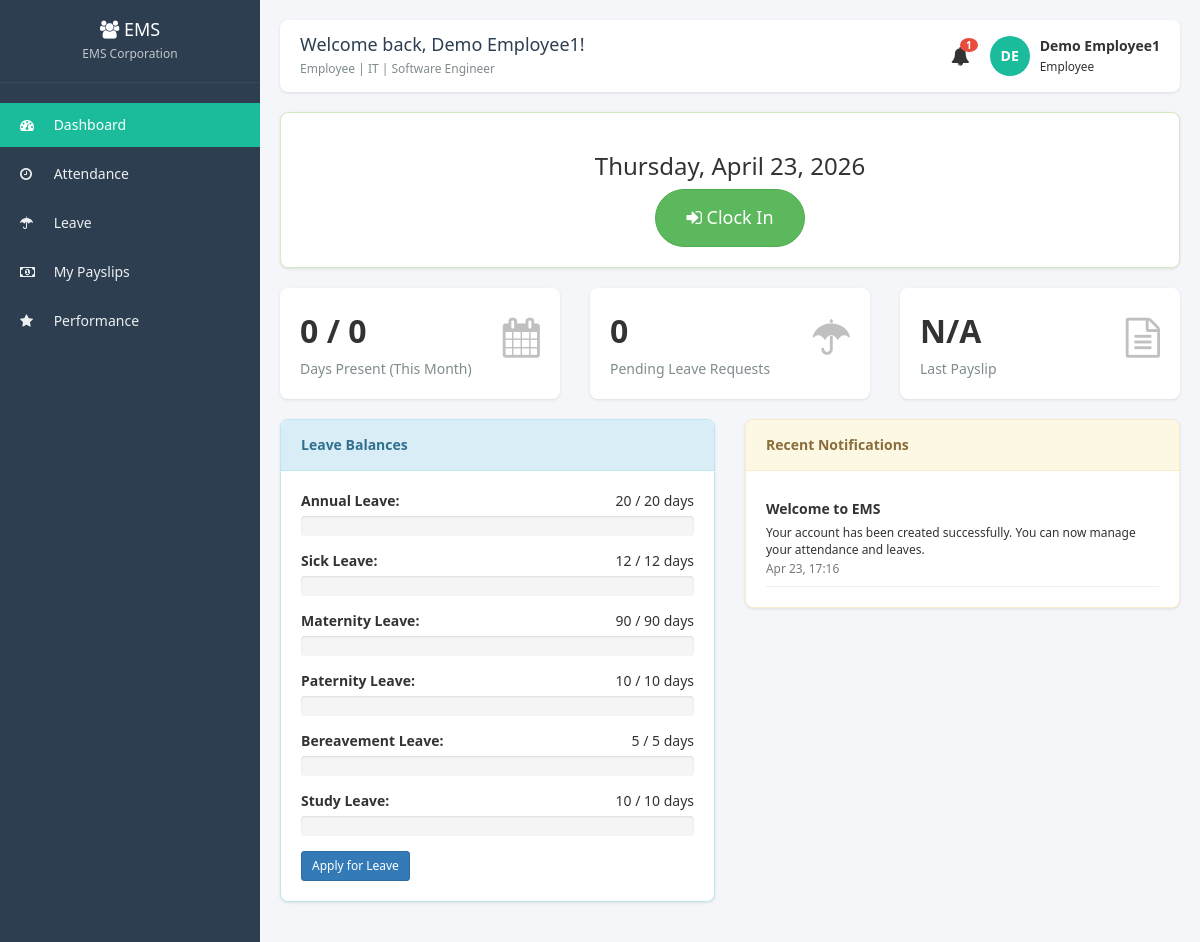
Page /dashboard.php (signed in) on the committed database.
### tables this page shows
CREATE TABLE IF NOT EXISTS leave_balances (
    balance_id INT AUTO_INCREMENT PRIMARY KEY,
    user_id INT NOT NULL,
    leave_type_id INT NOT NULL,
    year INT NOT NULL,
    total_days INT DEFAULT 0,
    used_days INT DEFAULT 0,
    remaining_days INT DEFAULT 0,
    carried_over INT DEFAULT 0,
    FOREIGN KEY (user_id) REFERENCES users(user_id),
    FOREIGN KEY (leave_type_id) REFERENCES leave_types(leave_type_id),
    UNIQUE KEY unique_balance (user_id, leave_type_id, year)
);

CREATE TABLE IF NOT EXISTS leave_types (
    leave_type_id INT AUTO_INCREMENT PRIMARY KEY,
    name VARCHAR(50) NOT NULL,
    description TEXT,
    days_per_year INT DEFAULT 0,
    is_paid BOOLEAN DEFAULT TRUE,
    requires_approval BOOLEAN DEFAULT TRUE,
    requires_document BOOLEAN DEFAULT FALSE,
    gender_restriction ENUM('all', 'male', 'female') DEFAULT 'all'
);

CREATE TABLE IF NOT EXISTS notifications (
    notification_id INT AUTO_INCREMENT PRIMARY KEY,
    user_id INT NOT NULL,
    type VARCHAR(50),
    title VARCHAR(255),
    message TEXT,
    is_read BOOLEAN DEFAULT FALSE,
    created_at DATETIME DEFAULT CURRENT_TIMESTAMP,
    link VARCHAR(255),
    FOREIGN KEY (user_id) REFERENCES users(user_id)
);

### dashboard.php (the view, shortened to what the rows shown need)
<?php
require_once 'config.php';
$user_id = $_SESSION['user_id'];
$role = $_SESSION['role'];
$today = date('Y-m-d');
$current_month = date('m');
$current_year = date('Y');
$notifications = $conn->query("SELECT * FROM notifications WHERE user_id = $user_id ORDER BY created_at DESC LIMIT 10");
if ($role == 'admin') {
    $total_employees = $conn->query("SELECT COUNT(*) as count FROM users WHERE role = 'employee'")->fetch_assoc()['count'];
    $active_employees = $conn->query("SELECT COUNT(*) as count FROM users WHERE role = 'employee' AND is_active = 1")->fetch_assoc()['count'];
    $inactive_employees = $total_employees - $active_employees;
    $today_present = $conn->query("SELECT COUNT(*) as count FROM attendance WHERE date = '$today' AND status = 'present'")->fetch_assoc()['count'];
    $today_late = $conn->query("SELECT COUNT(*) as count FROM attendance WHERE date = '$today' AND status = 'late'")->fetch_assoc()['count'];
    $today_absent = $conn->query("SELECT COUNT(*) as count FROM attendance WHERE date = '$today' AND status = 'absent'")->fetch_assoc()['count'];
    $pending_leaves = $conn->query("SELECT COUNT(*) as count FROM leave_applications WHERE status = 'pending'")->fetch_assoc()['count'];
    $payroll_processed = $conn->query("SELECT COUNT(*) as count FROM payroll WHERE month = $current_month AND year = $current_year AND status = 'paid'")->fetch_assoc()['count'];
    $total_employees_count = $conn->query("SELECT COUNT(*) as count FROM users WHERE role = 'employee' AND is_active = 1")->fetch_assoc()['count'];
    $payroll_pending = $total_employees_count - $payroll_processed;
    $recent_leaves = $conn->query("
        SELECT la.*, u.first_name, u.last_name, lt.name as leave_type_name
        FROM leave_applications la
        JOIN users u ON la.user_id = u.user_id
        JOIN leave_types lt ON la.leave_type_id = lt.leave_type_id
        WHERE la.status = 'pending'
        ORDER BY la.applied_date DESC
        LIMIT 5
    ");
    $activities = $conn->query("
        SELECT al.*, u.first_name, u.last_name
        FROM activity_logs al
        LEFT JOIN users u ON al.user_id = u.user_id
        ORDER BY al.created_at DESC
        LIMIT 10
    ");
} else {
    $leave_balances = $conn->query("
        SELECT lb.*, lt.name as leave_type_name, lt.days_per_year
        FROM leave_balances lb
        JOIN leave_types lt ON lb.leave_type_id = lt.leave_type_id
        WHERE lb.user_id = $user_id AND lb.year = $current_year
    ");
    $pending_leaves = $conn->query("
        SELECT COALESCE(COUNT(*), 0) as count
        FROM leave_applications
        WHERE user_id = $user_id AND status = 'pending'
    ")->fetch_assoc()['count'];
}
?>
<!DOCTYPE html>
<html lang="en">
<head>
    <link rel="stylesheet" type="text/css" href="css/bootstrap.css">
    <link rel="stylesheet" href="https://cdnjs.cloudflare.com/ajax/libs/font-awesome/4.7.0/css/font-awesome.min.css">
</head>
<body>
    <div class="main-content">
        <?php if ($role == 'admin'): ?>
        <div class="row">
            <div class="col-md-3">
                <div class="stat-card">
                    <div class="stat-icon"><i class="fa fa-users"></i></div>
                    <div class="stat-number"><?php echo $total_employees ?? 0; ?></div>
                    <div class="stat-label">Total Employees</div>
                    <small>Active: <?php echo $active_employees ?? 0; ?> | Inactive: <?php echo $inactive_employees ?? 0; ?></small>
                </div>
            </div>
            <div class="col-md-3">
                <div class="stat-card">
                    <div class="stat-icon"><i class="fa fa-clock-o"></i></div>
                    <div class="stat-number"><?php echo ($today_present ?? 0) . ' / ' . ($total_employees ?? 0); ?></div>
                    <div class="stat-label">Present Today</div>
                    <small>Late: <?php echo $today_late ?? 0; ?> | Absent: <?php echo $today_absent ?? 0; ?></small>
                </div>
            </div>
            <div class="col-md-3">
                <div class="stat-card">
                    <div class="stat-icon"><i class="fa fa-calendar-check-o"></i></div>
                    <div class="stat-number"><?php echo $pending_leaves ?? 0; ?></div>
                    <div class="stat-label">Pending Leave Requests</div>
                </div>
            </div>
            <div class="col-md-3">
                <div class="stat-card">
                    <div class="stat-icon"><i class="fa fa-money"></i></div>
                    <div class="stat-number"><?php echo ($payroll_processed ?? 0) . ' / ' . (($payroll_processed ?? 0) + ($payroll_pending ?? 0)); ?></div>
                    <div class="stat-label">Payroll Processed</div>
                </div>
            </div>
        </div>
        <div class="row">
            <div class="col-md-6">
                <div class="panel panel-primary">
                    <div class="panel-heading">Pending Leave Requests</div>
                    <div class="panel-body">
                        <?php if ($recent_leaves && $recent_leaves->num_rows > 0): ?>
                            <table class="table table-bordered">
                                <thead>
                                    <tr><th>Employee</th><th>Leave Type</th><th>Duration</th><th>Days</th><th>Action</th></tr>
                                </thead>
                                <tbody>
                                    <?php while($leave = $recent_leaves->fetch_assoc()): ?>
                                    <tr>
                                        <td><?php echo htmlspecialchars($leave['first_name'] . ' ' . $leave['last_name']); ?></td>
                                        <td><?php echo htmlspecialchars($leave['leave_type_name']); ?></td>
                                        <td><?php echo date('M d', strtotime($leave['start_date'])) . ' - ' . date('M d', strtotime($leave['end_date'])); ?></td>
                                        <td><?php echo $leave['total_days']; ?></td>
                                        <td><a href="leave_approve.php?id=<?php echo $leave['leave_id']; ?>" class="btn btn-xs btn-primary">Review</a></td>
                                    </tr>
                                    <?php endwhile; ?>
                                </tbody>
                            </table>
                        <?php else: ?>
                            <p>No pending leave requests.</p>
                        <?php endif; ?>
                    </div>
                </div>
            </div>
            <div class="col-md-6">
                <div class="panel panel-info">
                    <div class="panel-heading">Recent Activity Log</div>
                    <div class="panel-body" style="max-height: 300px; overflow-y: auto;">
                        <?php if ($activities && $activities->num_rows > 0): ?>
                            <?php while($log = $activities->fetch_assoc()): ?>
                                <div style="border-bottom: 1px solid #eee; padding: 8px 0;">
                                    <small class="text-muted"><?php echo date('M d, H:i', strtotime($log['created_at'])); ?></small>
                                    <div><strong><?php echo htmlspecialchars($log['first_name'] . ' ' . $log['last_name']); ?></strong> - <?php echo htmlspecialchars($log['action']); ?></div>
                                    <small><?php echo htmlspecialchars($log['details']); ?></small>
                                </div>
                            <?php endwhile; ?>
                        <?php else: ?>
                            <p>No recent activities.</p>
                        <?php endif; ?>
                    </div>
                </div>
            </div>
        </div>
        <?php else: ?>
        <div class="row">
            <div class="col-md-6">
                <div class="panel panel-info">
                    <div class="panel-body">
                        <?php if ($leave_balances && $leave_balances->num_rows > 0): ?>
                            <?php while($balance = $leave_balances->fetch_assoc()): ?>
                                <div style="margin-bottom: 15px;">
                                    <strong><?php echo htmlspecialchars($balance['leave_type_name']); ?>:</strong>
                                    <span class="pull-right"><?php echo $balance['remaining_days']; ?> / <?php echo $balance['days_per_year']; ?> days</span>
                                    <div class="progress" style="margin: 5px 0;">
                                    </div>
                                </div>
                            <?php endwhile; ?>
                        <?php else: ?>
                            <p>No leave balances found.</p>
                        <?php endif; ?>
                    </div>
                </div>
            </div>
            <div class="col-md-6">
                <div class="panel panel-warning">
                    <div class="panel-body" style="max-height: 250px; overflow-y: auto;">
                        <?php if ($notifications && $notifications->num_rows > 0): ?>
                            <?php while($notif = $notifications->fetch_assoc()): ?>
                                <div style="border-bottom: 1px solid #eee; padding: 8px 0;">
                                    <strong><?php echo htmlspecialchars($notif['title']); ?></strong>
                                    <p style="margin: 5px 0 0; font-size: 12px;"><?php echo htmlspecialchars($notif['message']); ?></p>
                                    <small class="text-muted"><?php echo date('M d, H:i', strtotime($notif['created_at'])); ?></small>
                                </div>
                            <?php endwhile; ?>
                        <?php else: ?>
                            <p>No notifications</p>
                        <?php endif; ?>
                    </div>
                </div>
            </div>
        </div>
        <?php endif; ?>
    </div>
</body>
</html>

### rows in the picture
leave_balances: leave_type.name "Annual Leave", remaining_days "20", leave_type.days_per_year "20"
leave_balances: leave_type.name "Sick Leave", remaining_days "12", leave_type.days_per_year "12"
leave_balances: leave_type.name "Maternity Leave", remaining_days "90", leave_type.days_per_year "90"
leave_balances: leave_type.name "Paternity Leave", remaining_days "10", leave_type.days_per_year "10"
leave_balances: leave_type.name "Bereavement Leave", remaining_days "5", leave_type.days_per_year "5"
leave_balances: leave_type.name "Study Leave", remaining_days "10", leave_type.days_per_year "10"
notifications: title "Welcome to EMS", message "Your account has been created successfully. You can now manage your attendance and leaves.", created_at "Apr 23, 17:16"

### other values in the picture
getCompanySetting('company_name') "EMS Corporation"
$_SESSION['first_name'] . ' ' . $_SESSION['last_name'] "Demo Employee1"
$role "Employee"
$_SESSION['department'] "IT"
$_SESSION['job_title'] "Software Engineer"
$unread_count "1"
substr($_SESSION['first_name'], 0, 1) "D"
substr($_SESSION['last_name'], 0, 1) "E"
$month_attendance['present'] "0"
$month_attendance['total'] "0"
$pending_leaves "0"
